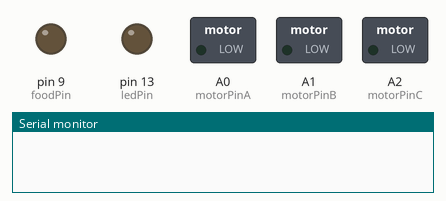
Simulated run of this sketch. Board: Arduino Uno, built with avr-gcc and run on an emulated ATmega328P. On the bench: switched loads named in the sketch (green lamp = pin HIGH), output pins drawn as LEDs (lit = HIGH), the last lines printed to the serial monitor.

Above: at 0.1 s.
At 4.6 s:
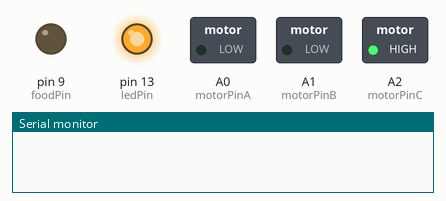
At 9.75 s:
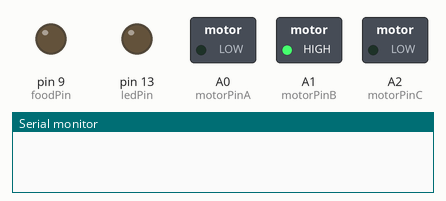
At 18.25 s:
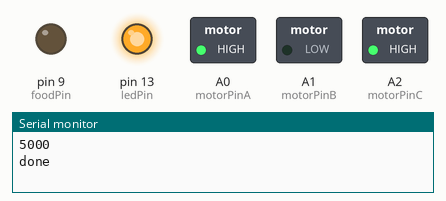
At 28.1 s:
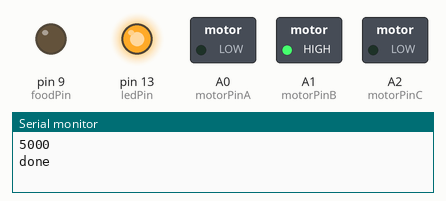
At 32.1 s:
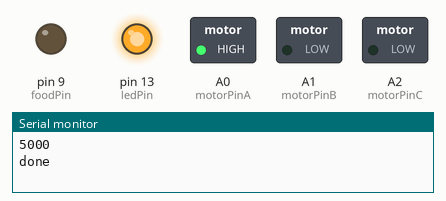
Timing chart, 0 to 35.5 s (numbered marks = the images above):
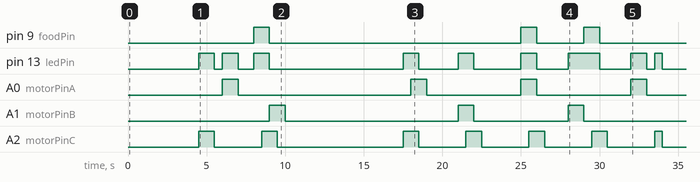

Measured:
- by itself, pin 9 (foodPin): goes HIGH 1.0 s, LOW 16.0 s, HIGH 1.0 s, LOW 3.0 s, HIGH 1.0 s, then LOW
- by itself, pin 13 (ledPin): LOW → HIGH at 4.5 s, → LOW 1.0 s later, → HIGH 0.50 s later, → LOW 1.0 s later, … (18 changes in this stretch)
- by itself, A0 (motorPinA): LOW → HIGH at 6.0 s, → LOW 1.0 s later, → HIGH 11.0 s later, → LOW 1.0 s later, … (8 changes in this stretch)
- by itself, A1 (motorPinB): goes HIGH 1.0 s, LOW 11.0 s, HIGH 1.0 s, LOW 6.0 s, HIGH 1.0 s, then LOW
- by itself, A2 (motorPinC): goes HIGH 1.0 s, LOW 3.0 s, HIGH 1.0 s, LOW 8.0 s, 4 × (HIGH 1.0 s, LOW 3.0 s), HIGH 0.50 s, then LOW

The sketch:

uncoupled_dryrun.ino
```cpp
/*

*/

int motorPinA = A0; // pin that turns on the pump 1
int motorPinB = A1; // pin that turns on the pump 2
int motorPinC = A2; // pin that turns on the pump 3
int foodPin = 9; // pin for feeder
int ledPin = 13; //LED blink pin

long odortime = 1 ; // pump ON, in seconds
int feedTime = 1; //how long the feeding will happen, in seconds

long currentMillis = 0;    // stores the value of millis() in each iteration of loop()
long previousMotorPinAMillis = 0; // will store last time the motor was updated
long previousMotorPinBMillis = 3000;
long previousMotorPinCMillis = 1500;
unsigned long previousFoodPinMillis = 0;
long previousDaylightMillis = -5000;
long previousOvernightMillis = 0;
unsigned int foodindex = 0; // keeps track of which food delivery
const long MotorPinAInterval = 6; // (40' * 4 trial (repeats every 4 trials) * 60 sec/min) - 30 s (odortime) [s]
const long MotorPinBInterval = 6; // (40' * 4 trial (repeats every 4 trials) * 60 sec/min) - 30 s (odortime) [s]
const long MotorPinCInterval = 3; // (40' * 2 trial (repeats every 2 trials) * 60 sec/min) - 30 s (odortime) [s]
const long FoodPinInterval[] = {8,11,3,16,7,16,5,6,9,5,7,8,8,6,6}; // inter-food intervals in sec
long DaylightInterval = 17;//50400; // = 14h, how long is a day cycle in sec
long OvernightInterval = 5;//36000; // = 10h, how long is a night cycle in sec


void setup() {
  pinMode(motorPinA, OUTPUT);  // mock CS+ #1
  pinMode(motorPinB, OUTPUT); // mock CS+ #2
  pinMode(motorPinC, OUTPUT); // mock CS-
  pinMode(foodPin, OUTPUT);// set pin9 to an output for feeding
  pinMode(ledPin, OUTPUT); // set pin 13 to an output to use it to turn on the LED
  Serial.begin(9600);
}

void loop() {

  currentMillis = millis();   // capture the latest value of millis()
                              //   this is equivalent to noting the time from a clock
                              //   use the same time for all LED flashes to keep them synchronized

  updateCSplus1channel();
  updateCSplus2channel();
  updateCSminuschannel();

  updateFOODchannel();

  // overnight pause
  if (currentMillis - previousDaylightMillis - previousOvernightMillis >= DaylightInterval*1000) {
    digitalWrite(motorPinA,LOW);
    digitalWrite(motorPinB,LOW);
    digitalWrite(motorPinC,LOW);
    digitalWrite(foodPin,LOW);
    digitalWrite(ledPin,LOW);

//    digitalWrite(ledPin, HIGH);
    Serial.println(OvernightInterval*1000);
    delay(OvernightInterval*1000);
    Serial.println("done");
//    digitalWrite(ledPin, LOW);

    previousDaylightMillis += DaylightInterval*1000;
    previousOvernightMillis += OvernightInterval*1000;
  }

}

void updateCSplus1channel() {

  if (digitalRead(motorPinA) == LOW) {
          // if the Motor is off, we must wait for the interval to expire before turning it on
    if (currentMillis - previousMotorPinAMillis - previousOvernightMillis >= MotorPinAInterval*1000) {
          // time is up, so change the state to HIGH
       digitalWrite(motorPinA,HIGH);
       digitalWrite(ledPin, HIGH);   // turn the LED on
          // and save the time when we made the change
       previousMotorPinAMillis += MotorPinAInterval*1000;
    }
  }
  else {  // i.e. if motor state is HIGH

          // if the motor is on, we must wait for the duration to expire before turning it off
    if (currentMillis - previousMotorPinAMillis - previousOvernightMillis >= odortime*1000) {
          // time is up, so change the state to LOW
       digitalWrite(motorPinA,LOW);
       digitalWrite(ledPin, LOW);   // turn the LED off
          // and save the time when we made the change
       previousMotorPinAMillis += odortime*1000;
    }
  }
}

void updateCSplus2channel() {

  if (digitalRead(motorPinB) == LOW) {
          // if the Motor is off, we must wait for the interval to expire before turning it on
    if (currentMillis - previousMotorPinBMillis - previousOvernightMillis >= MotorPinBInterval*1000) {
          // time is up, so change the state to HIGH
       digitalWrite(motorPinB,HIGH);
       digitalWrite(ledPin, HIGH);   // turn the LED on
          // and save the time when we made the change
       previousMotorPinBMillis += MotorPinBInterval*1000;
    }
  }
  else {  // i.e. if motor state is HIGH

          // if the motor is on, we must wait for the duration to expire before turning it off
    if (currentMillis - previousMotorPinBMillis - previousOvernightMillis >= odortime*1000) {
          // time is up, so change the state to LOW
       digitalWrite(motorPinB,LOW);
       digitalWrite(ledPin, LOW);   // turn the LED off
          // and save the time when we made the change
       previousMotorPinBMillis += odortime*1000;
    }
  }
}

void updateCSminuschannel() {

  if (digitalRead(motorPinC) == LOW) {
          // if the Motor is off, we must wait for the interval to expire before turning it on
    if (currentMillis - previousMotorPinCMillis - previousOvernightMillis >= MotorPinCInterval*1000) {
          // time is up, so change the state to HIGH
       digitalWrite(motorPinC,HIGH);
       digitalWrite(ledPin, HIGH);   // turn the LED on
          // and save the time when we made the change
       previousMotorPinCMillis += MotorPinCInterval*1000;
    }
  }
  else {  // i.e. if motor state is HIGH

          // if the motor is on, we must wait for the duration to expire before turning it off
    if (currentMillis - previousMotorPinCMillis - previousOvernightMillis >= odortime*1000) {
          // time is up, so change the state to LOW
       digitalWrite(motorPinC,LOW);
       digitalWrite(ledPin, LOW);   // turn the LED off
          // and save the time when we made the change
       previousMotorPinCMillis += odortime*1000;
    }
  }
}

void updateFOODchannel() {
  if (digitalRead(foodPin) == LOW) {
    if (currentMillis - previousFoodPinMillis - previousOvernightMillis >= FoodPinInterval[foodindex]*1000) {
      // time is up, so change the state to HIGH
       digitalWrite(foodPin,HIGH);
       digitalWrite(ledPin, HIGH);   // turn the LED on
          // and save the time when we made the change
       previousFoodPinMillis += FoodPinInterval[foodindex]*1000;
    }
  }
  else {
    if (currentMillis - previousFoodPinMillis - previousOvernightMillis >= feedTime*1000) {
          // time is up, so change the state to LOW
       digitalWrite(foodPin,LOW);
       digitalWrite(ledPin, LOW);   // turn the LED off
          // and save the time when we made the change
       previousFoodPinMillis += feedTime*1000;
       // update food index
       foodindex += 1;
    }
  }
}
```
